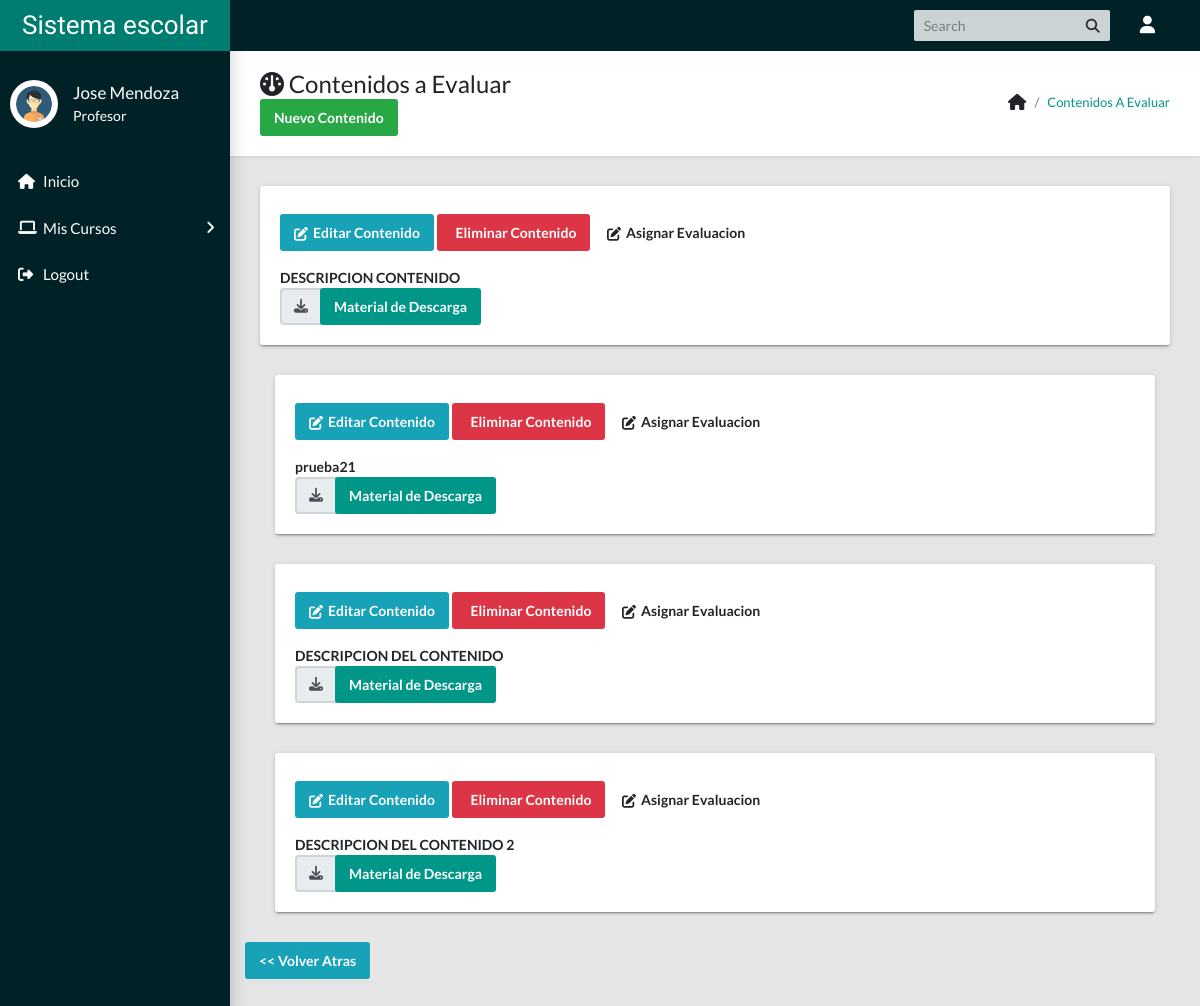
Page /profesor/contenido.php?curso=14 (signed in) on the committed database.
### tables this page shows
CREATE TABLE `contenidos` (
  `contenido_id` int(11) NOT NULL,
  `titulo` varchar(100) NOT NULL,
  `descripcion` varchar(255) NOT NULL,
  `material` varchar(255) NOT NULL,
  `pm_id` int(11) NOT NULL
);

### profesor/contenido.php (the view, shortened to what this page needs)
<?php
if(!empty($_GET['curso'])){
    $curso = $_GET['curso'];
}else{
    header("Location: profesor");
}
    require_once 'includes/header.php';
    require_once '../includes/conexion.php';
    $sql = "SELECT * FROM contenidos as c INNER JOIN profesor_materia as pm ON c.pm_id WHERE pm.pm_id = $curso";
    $query = $pdo->prepare($sql);
    $query->execute();
    $row = $query->rowCount();
    ?>
<main class="app-content">
      <div class="app-title">
        <div>
          <h1><i class="fa fa-dashboard"></i> Contenidos a Evaluar</h1>
          <button class="btn btn-success" type="button" onclick="openModalContenido()">Nuevo Contenido</button>
        </div>
        <ul class="app-breadcrumb breadcrumb">
          <li class="breadcrumb-item"><i class="fa fa-home fa-lg"></i></li>
          <li class="breadcrumb-item"><a href="#">Contenidos a Evaluar</a></li>
        </ul>
      </div>
      <div class="row">
        <?php if($row > 0){
            while($data = $query->fetch()){
        ?>
        <div class="col-md-12">
          <div class="tile">
                <div class="title-title-w-btn">
                    <p><button class="btn btn-info icon-btn" onclick="editarContenido(<?= $data['contenido_id']; ?>)"><i class="fa fa-edit"></i>Editar Contenido</button> <button class="btn btn-danger icon-btn" onclick="eliminarContenido(<?= $data['contenido_id<']; ?>)"><i class="fa fa-delet"></i>Eliminar Contenido</button> <a class="btn btn-warnig icon-btn" href="evaluacion.php?curso=<?= $data['pm_id']; ?>&contenido=<?= $data['contenido_id']; ?>"><i class="fa fa-edit"></i>Asignar Evaluacion</a></p>
                </div>
                <div class="title-body">
                    <b><?= $data['descripcion']; ?></b>
                </div>
                <div class="title-footer-mt4">
                        <div class="input-group">
                            <div class="input-group-prepend">
                                <div class="input-group-text"> <i class="fas fa-download"></i> </div>
                            </div>
                            <a class="btn btn-primary" href="profesor/profesor/<?= $data['materia']; ?>" target="_blank">Material de Descarga</a>
                        </div>
                    </div>
                </div>
          </div>
        </div>
        <?php } } ?>
      <div class="row">
        <a href="index.php" class="btn btn-info"><< Volver Atras</a>
      </div>
    </main>
<?php
    require_once 'includes/footer.php';
?>

### css/style.css (style rules this page uses)
*, *::before, *::after { padding: 0; margin: 0; box-sizing: border-box; }
body { font-family: 'Roboto', sans-serif; }

### rows in the picture
contenidos: descripcion "DESCRIPCION CONTENIDO"
contenidos: descripcion "prueba21"
contenidos: descripcion "DESCRIPCION DEL CONTENIDO"
contenidos: descripcion "DESCRIPCION DEL CONTENIDO 2"

### other values in the picture
$_SESSION['nombre'] "Jose Mendoza"
